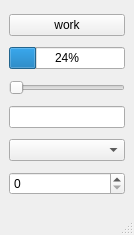
<?xml version="1.0" encoding="UTF-8"?>
<ui version="4.0">
 <class>MainWindow</class>
 <widget class="QMainWindow" name="MainWindow">
  <property name="geometry">
   <rect>
    <x>0</x>
    <y>0</y>
    <width>134</width>
    <height>235</height>
   </rect>
  </property>
  <property name="windowTitle">
   <string>MainWindow</string>
  </property>
  <widget class="QWidget" name="centralwidget">
   <layout class="QVBoxLayout" name="verticalLayout">
    <item>
     <widget class="QPushButton" name="pushButton">
      <property name="text">
       <string>work</string>
      </property>
     </widget>
    </item>
    <item>
     <widget class="QProgressBar" name="progressBar">
      <property name="value">
       <number>24</number>
      </property>
     </widget>
    </item>
    <item>
     <widget class="QSlider" name="horizontalSlider">
      <property name="orientation">
       <enum>Qt::Horizontal</enum>
      </property>
     </widget>
    </item>
    <item>
     <widget class="QLineEdit" name="lineEdit"/>
    </item>
    <item>
     <widget class="QComboBox" name="comboBox"/>
    </item>
    <item>
     <widget class="QSpinBox" name="spinBox"/>
    </item>
   </layout>
  </widget>
  <widget class="QMenuBar" name="menubar">
   <property name="geometry">
    <rect>
     <x>0</x>
     <y>0</y>
     <width>134</width>
     <height>26</height>
    </rect>
   </property>
  </widget>
  <widget class="QStatusBar" name="statusbar"/>
 </widget>
 <resources/>
 <connections/>
</ui>
